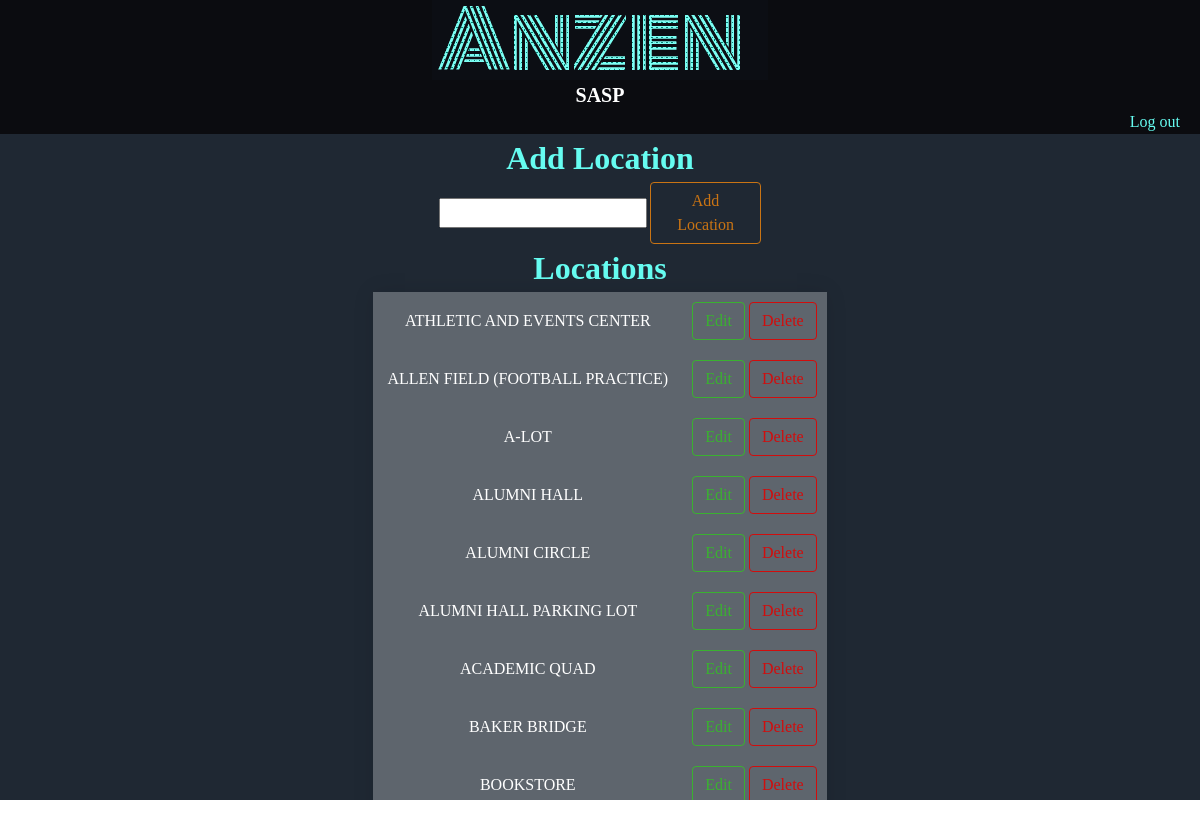
/locations/ (signed in), run on the app's committed database.
### accounts/models.py (models this page shows)
class location (models.Model):
    locationName = models.CharField(max_length=150,null=True)
    def __str__(self):
        return self.locationName

### accounts/views.py (the view, shortened to what this page needs)
# urls.py: path('locations/', views.locations,name='locations' ),
@login_required(login_url='login')
def locations(request):
    locationsAll = models.location.objects.all()
    return render(request,'accounts/reports/locations.html',{'locations':locationsAll})

### accounts/templates/accounts/reports/locations.html (shortened to what this page needs)
{% extends 'accounts/index.html' %}
{% block content %}
<div class="inceidentFormsBody">
    <div class="inceidentAddDisplay">
        <H1 class="colourBlue">
            Add Location
        </H1>
        <div class="inceidentAddForm">
            <form class="inceidentsAddForm" action="" method="POST">
                <input type="text" name="newlocation" required>
                <button type="submit" name ="addLoco" class="newInceidentButton">Add Location</button>
            </form>
        </div>
    </div>
    <div class="inceidentsDisplay">
        <H1 class="colourBlue">
            Locations
        </H1>
        <form class="inceidentsDisplayForm" action="" method="POST">
            <div class="scroll">
            <table>
                {% for location in locations %}
                <tr>
                    <td > {{ location }}</td>
                    <td>
                        <button type="button"  name='{{location}}' id ="{{ location.id }}"  class="editButton">Edit</button>
                        <button type="submit" class="deleteButton" value="delete" id="deletebut" name="1,{{location.id}}">Delete</button>
                    </td>
                </tr>
                {% endfor %}
            </table>
            </div>
        </form>
    </div>
</div>
{% endblock content %}

### accounts/static/accounts.css (style rules this page uses)
*, *::before, *::after { box-sizing: border-box; }
body, h1, h2, h3, h4, p, figure, blockquote, dl, dd { margin: 0; }
body { min-height: 100vh; text-rendering: optimizeSpeed; line-height: 1.5; }
input, button, textarea, select { font: inherit; }
body { display: flex; display: flex; flex-flow:column; height: 100%; }
.editButton { cursor: pointer; outline: 0; display: inline-block; font-weight: 400; line-height: 1.5; text-align: center; background-color: transparent; border: 1px solid transparent; padding: 6px 12px; font-size: 1rem; border-radius: .25rem; transition: color .15s ease-in-out,background-color .15s ease-in-out,border-color .15s ease-in-out,box-shadow .15s ease-in-out; color: #24e00b9d; border-color: #24e00b9d; }
.deleteButton { cursor: pointer; outline: 0; display: inline-block; font-weight: 400; line-height: 1.5; text-align: center; background-color: transparent; border: 1px solid transparent; padding: 6px 12px; font-size: 1rem; border-radius: .25rem; transition: color .15s ease-in-out,background-color .15s ease-in-out,border-color .15s ease-in-out,box-shadow .15s ease-in-out; color: #d10d0d; border-color: #d10d0d; }
.inceidentFormsBody { height: 100%; width: 100%; display: flex; flex-direction: column; justify-content: space-evenly; align-items: center; }
.inceidentAddDisplay { width: 100%; display: flex; flex-direction: column; justify-content: space-evenly; align-items: center; }
.inceidentsAddForm { width: 100%; display: flex; flex-direction: row; justify-content: space-evenly; align-items: center; }
.newInceidentButton { cursor: pointer; outline: 0; display: inline-block; font-weight: 400; line-height: 1.5; text-align: center; background-color: transparent; border: 1px solid transparent; padding: 6px 12px; font-size: 1rem; border-radius: .25rem; transition: color .15s ease-in-out,background-color .15s ease-in-out,border-color .15s ease-in-out,box-shadow .15s ease-in-out; color: #c97414; border-color: #c97414; margin-left: 1%; }
.inceidentsDisplay { width: 100%; display: flex; flex-direction: column; justify-content: space-evenly; align-items: center; }
.inceidentsDisplayForm { display: flex; flex-direction: column; justify-content: space-evenly; align-items: center; padding-left: 10%; padding-right: 10%; }
.inceidentsDisplayForm table { width: 100%; color: #ffffff; background-color: rgba(255, 255, 255, 0.1); text-align: center; }
table { border-collapse: collapse; overflow: auto; box-shadow: 0 0 20px rgba(0, 0, 0, 0.1); }
th, td { padding: 10px; background-color: rgba(255, 255, 255, 0.2); color: #fff; }
tbody td { position: relative; }
.colourBlue { color:#66fcf1; }
* { scrollbar-width: auto; scrollbar-color: #66fcf1 #ffffff; }

### data on the page
location: locationName "ATHLETIC AND EVENTS CENTER"
location: locationName "ALLEN FIELD (FOOTBALL PRACTICE)"
location: locationName "A-LOT"
location: locationName "ALUMNI HALL"
location: locationName "ALUMNI CIRCLE"
location: locationName "ALUMNI HALL PARKING LOT"
location: locationName "ACADEMIC QUAD"
location: locationName "BAKER BRIDGE"
location: locationName "BOOKSTORE"
